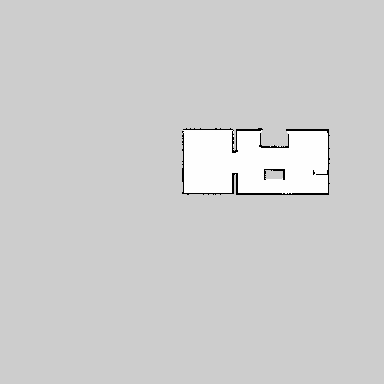
#> input picture navegacion_geometrica/mapas/exploration/mapa_escenario1.pgm, 384 x 384 px
$ python generate_semantic_results.py
#> lines starting #> are read from the running program, lines starting #| are printed output that depends on the picture; after the words box and inside, x2 and y2 are one past the last pixel; in counts of white or black regions, pixels touching at a corner belong together
### navegacion_semantica/semantic_enricher.py
#!/usr/bin/env python3
"""
Semantic Enricher — Enriquecimiento semantico de grafos topologicos.

Procesa los grafos JSON de los 4 entornos, clasifica cada nodo por tipo
de region (room/corridor/junction/narrow) usando ray-casting sobre el
mapa PGM, y genera:

  - <entorno>_semantico.json     Grafo enriquecido
  - resultados/<entorno>_semantico.png  Visualizacion coloreada

Uso:
    # Generar todos los entornos de una vez
    python3 semantic_enricher.py

    # Solo un entorno
    python3 semantic_enricher.py escenario2
"""

import os
import sys
import json
import cv2
import numpy as np
import yaml

# Añadir carpeta navegacion_semantica al path para importar semantic_integration
_SCRIPT_DIR = os.path.dirname(os.path.abspath(__file__))
sys.path.insert(0, _SCRIPT_DIR)

from semantic_integration import (
    SemanticTopologicalIntegration,
    REGION_COLORS,
    TRAVERSAL_COST,
)

# ---------------------------------------------------------------------------
# Rutas relativas al workspace
# ---------------------------------------------------------------------------

_WS = os.path.abspath(os.path.join(_SCRIPT_DIR, '..'))  # robots_moviles/

TOPO_GRAFOS_DIR = os.path.join(_WS, 'navegacion_topologica', 'mapas', 'grafos')
GEO_MAPAS_DIR   = os.path.join(_WS, 'navegacion_geometrica', 'mapas', 'exploration')
OUT_DIR         = os.path.join(_SCRIPT_DIR, 'resultados')

ENTORNOS = {
    'escenario1': {
        'grafo': os.path.join(TOPO_GRAFOS_DIR, 'escenario1_grafo.json'),
        'pgm':   os.path.join(GEO_MAPAS_DIR,   'mapa_escenario1.pgm'),
        'yaml':  os.path.join(GEO_MAPAS_DIR,   'mapa_escenario1.yaml'),
    },
    'escenario2': {
        'grafo': os.path.join(TOPO_GRAFOS_DIR, 'escenario2_grafo.json'),
        'pgm':   os.path.join(GEO_MAPAS_DIR,   'mapa_escenario2.pgm'),
        'yaml':  os.path.join(GEO_MAPAS_DIR,   'mapa_escenario2.yaml'),
    },
    'escenario3': {
        'grafo': os.path.join(TOPO_GRAFOS_DIR, 'escenario3_grafo.json'),
        'pgm':   os.path.join(GEO_MAPAS_DIR,   'mapa_escenario3.pgm'),
        'yaml':  os.path.join(GEO_MAPAS_DIR,   'mapa_escenario3.yaml'),
    },
    'estudio': {
        'grafo': os.path.join(TOPO_GRAFOS_DIR, 'estudio_grafo.json'),
        'pgm':   os.path.join(GEO_MAPAS_DIR,   'mapa_estudio.pgm'),
        'yaml':  os.path.join(GEO_MAPAS_DIR,   'mapa_estudio.yaml'),
    },
}


# ---------------------------------------------------------------------------
# Visualizacion
# ---------------------------------------------------------------------------

# [87 lines left out: functions _draw_semantic_map, _print_comparison, not called in this run]


# ---------------------------------------------------------------------------
# Pipeline por entorno
# ---------------------------------------------------------------------------

def enrich_entorno(name: str, paths: dict) -> dict:
    """
    Enriquece el grafo de un entorno y guarda los resultados.

    Returns:
        El grafo enriquecido como diccionario.
    """
#> pass 2 of the loop in main, `for name, paths in ENTORNOS.items():`:
#> pass 3 of the loop in main, `for name, paths in ENTORNOS.items():`:
#> the loop made 4 passes; the first 3 are shown
    print(f"\n{'='*60}")
    print(f"Procesando: {name}")
    print(f"{'='*60}")

    grafo_path = paths['grafo']
    pgm_path   = paths['pgm']

    if not os.path.exists(grafo_path):
        print(f"  [SKIP] Grafo no encontrado: {grafo_path}")
        return {}

    if not os.path.exists(pgm_path):
        print(f"  [WARN] PGM no encontrado: {pgm_path} — usando solo distance_to_wall")
        pgm_path = None

    # Enriquecer
    integrator = SemanticTopologicalIntegration(grafo_path, pgm_path)
    integrator.print_semantic_analysis()
    _print_comparison(integrator.topo_graph, name)

    # Guardar grafo enriquecido junto a los originales
    out_grafo = grafo_path.replace('.json', '_semantico.json')
    integrator.save_enriched_graph(out_grafo)

    # Imagen de visualizacion
    out_img = os.path.join(OUT_DIR, f"{name}_semantico.png")
    _draw_semantic_map(integrator.topo_graph, paths.get('pgm', ''),
                       out_img, name)

    return integrator.topo_graph


# ---------------------------------------------------------------------------
# Main
# ---------------------------------------------------------------------------

# [44 lines left out: function main, not called in this run]


# [2 lines that do not run on import are left out]

### navegacion_semantica/generate_semantic_results.py
#!/usr/bin/env python3
"""
Generador de Resultados para la Memoria — Navegacion Semantica.

Genera sin ROS todas las figuras y estadisticas para la memoria:
  1. Imagenes de los 4 entornos coloreadas por tipo semantico
  2. Pipeline de comparacion (ruta topologica vs. semantica) por entorno
  3. Tabla resumen global en Markdown

Uso:
    python3 generate_semantic_results.py
"""

import os
import sys
import json
import cv2
import numpy as np

_SCRIPT_DIR = os.path.dirname(os.path.abspath(__file__))
sys.path.insert(0, _SCRIPT_DIR)

from semantic_integration  import SemanticTopologicalIntegration, REGION_COLORS
from semantic_enricher     import ENTORNOS, OUT_DIR, enrich_entorno
from semantic_path_planner import SemanticPathPlanner

_WS         = os.path.abspath(os.path.join(_SCRIPT_DIR, '..'))
TOPO_GRAFOS = os.path.join(_WS, 'navegacion_topologica', 'mapas', 'grafos')
RESULTS_DIR = OUT_DIR   # navegacion_semantica/resultados/


# ---------------------------------------------------------------------------
# Figura 1: Imagen semantica comparada con imagen topologica
# ---------------------------------------------------------------------------

def generar_figura_pipeline(entorno_name: str, paths: dict) -> str:
    """
    Genera figura 3-paneles:
      Panel izquierdo:  Mapa original (PGM)
      Panel central:    Mapa topologico (grafo sin semantica)
      Panel derecho:    Mapa semantico (grafo con colores de region)

    Returns:
        Ruta a la imagen generada.
    """
#> called with entorno_name = 'escenario1'
    pgm = paths.get('pgm', '')
    img_orig = cv2.imread(pgm) if pgm and os.path.exists(pgm) else None
#> img_orig is the input picture: shape (384, 384, 3); min 0, max 254, mean 206.4

    sem_path = os.path.join(RESULTS_DIR, f"{entorno_name}_semantico.png")
    img_sem  = cv2.imread(sem_path) if os.path.exists(sem_path) else None

    # Fallback a imagen en blanco si no existen
    h = 384
    blank = np.full((h, h, 3), 200, dtype=np.uint8)

    panels = [
        img_orig if img_orig is not None else blank,
        img_sem  if img_sem  is not None else blank,
    ]

    # Escalar al mismo alto
    target_h = max(p.shape[0] for p in panels)
#> target_h = 384
    resized = []
    for p in panels:
        scale = target_h / p.shape[0]
        new_w = int(p.shape[1] * scale)
        resized.append(cv2.resize(p, (new_w, target_h)))
#> this loop made 2 passes
#> (scale, new_w) on passes 1 to 2: (1, 384), (1, 384)
#> after the loop, resized = 2 items

    # Poner etiquetas
    labels = ['Mapa geometrico', 'Mapa semantico-topologico']
    for img, lbl in zip(resized, labels):
        cv2.putText(img, lbl, (6, 18),
                    cv2.FONT_HERSHEY_SIMPLEX, 0.5, (0, 0, 0), 1)
#> this loop made 2 passes
#> lbl on passes 1 to 2: 'Mapa geometrico', 'Mapa semantico-topologico'

    # Separador vertical blanco
    sep = np.full((target_h, 6, 3), 255, dtype=np.uint8)
    combined = np.hstack([resized[0], sep, resized[1]])
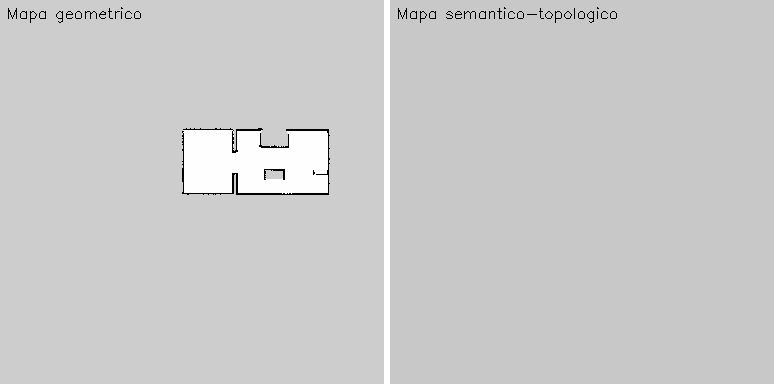
#> combined: shape (384, 774, 3); min 0, max 255, mean 203.1

    # Titulo
    title_h = 28
    title_bar = np.full((title_h, combined.shape[1], 3), 240, dtype=np.uint8)
    cv2.putText(title_bar,
                f"Pipeline semantico: {entorno_name}",
                (8, 20), cv2.FONT_HERSHEY_SIMPLEX, 0.6, (0, 0, 0), 1)
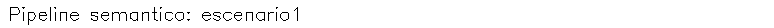
#> title_bar: shape (28, 774, 3); values 0 (black) and 240 (white), 97.1% white; black in thin lines or dots, all inside (x1, y1, x2, y2) = (10, 7, 298, 25)
    combined = np.vstack([title_bar, combined])
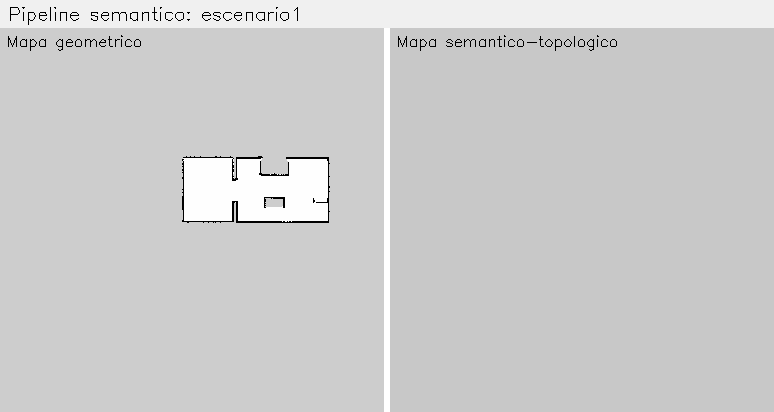
#> combined: shape (412, 774, 3); min 0, max 255, mean 205.1

    out = os.path.join(RESULTS_DIR, f"{entorno_name}_pipeline_semantico.png")
    cv2.imwrite(out, combined)
    print(f"  Pipeline guardado: {out}")
    return out


# ---------------------------------------------------------------------------
# Figura 2: Comparacion de rutas (topologica vs semantica)
# ---------------------------------------------------------------------------

def _draw_path_on_map(base_img: np.ndarray, graph: dict,
                      path_ids: list, color: tuple, thickness: int = 2):
    """Dibuja un camino (lista de IDs) sobre una imagen."""
    nodes = {n['id']: n for n in graph['nodes']}
    for i in range(len(path_ids) - 1):
        n1 = nodes[path_ids[i]]
        n2 = nodes[path_ids[i + 1]]
        p1 = (n1['x_pixel'], n1['y_pixel'])
        p2 = (n2['x_pixel'], n2['y_pixel'])
        cv2.line(base_img, p1, p2, color, thickness)
    # Marcar inicio y fin
    if path_ids:
        n_ini = nodes[path_ids[0]]
        n_fin = nodes[path_ids[-1]]
        cv2.circle(base_img, (n_ini['x_pixel'], n_ini['y_pixel']), 7, (0, 200, 0), -1)
        cv2.circle(base_img, (n_fin['x_pixel'], n_fin['y_pixel']), 7, (0, 0, 200), -1)


def generar_figura_comparacion(entorno_name: str, paths: dict,
                                start_id: int, goal_id: int) -> str:
    """
    Genera figura de 2 paneles mostrando ruta topologica (azul)
    y ruta semantica (roja) sobre el mapa del entorno.

    Returns:
        Ruta a la imagen generada.
    """
    sem_grafo_path = paths['grafo'].replace('.json', '_semantico.json')
    if not os.path.exists(sem_grafo_path):
        print(f"  [SKIP comparacion] Grafo semantico no encontrado: {sem_grafo_path}")
        return ""

    planner = SemanticPathPlanner(sem_grafo_path)

    with open(sem_grafo_path) as f:
        graph = json.load(f)

    path_topo = planner.plan_path(start_id, goal_id)
    path_sem  = planner.plan_path_semantic(start_id, goal_id)

    pgm = paths.get('pgm', '')
    base = cv2.imread(pgm) if pgm and os.path.exists(pgm) else \
           np.full((384, 384, 3), 200, dtype=np.uint8)

    img_topo = base.copy()
    img_sem  = base.copy()

    # Dibujar nodos semanticos en ambos paneles
    nodes = {n['id']: n for n in graph['nodes']}
    for node in graph['nodes']:
        x, y = node['x_pixel'], node['y_pixel']
        sem = node.get('semantic', {})
        color = REGION_COLORS.get(sem.get('region_type', 'unknown'), (160, 160, 160))
        cv2.circle(img_topo, (x, y), 5, color, -1)
        cv2.circle(img_topo, (x, y), 5, (0,0,0), 1)
        cv2.circle(img_sem,  (x, y), 5, color, -1)
        cv2.circle(img_sem,  (x, y), 5, (0,0,0), 1)
        cv2.putText(img_topo, str(node['id']), (x+6, y-3),
                    cv2.FONT_HERSHEY_SIMPLEX, 0.32, (0,0,0), 1)
        cv2.putText(img_sem,  str(node['id']), (x+6, y-3),
                    cv2.FONT_HERSHEY_SIMPLEX, 0.32, (0,0,0), 1)

    # Rutas
    if path_topo:
        _draw_path_on_map(img_topo, graph, path_topo, (220, 50, 0), 3)  # azul
    if path_sem:
        _draw_path_on_map(img_sem,  graph, path_sem,  (0, 50, 220), 3)  # rojo

    # Etiquetas
    res  = graph['metadata'].get('resolution_m_per_pixel', 0.05)
    dist_t = planner.get_path_distance(path_topo) * res if path_topo else 0
    dist_s = planner.get_path_distance(path_sem)  * res if path_sem  else 0
    cv2.putText(img_topo, f"Topologica: {path_topo} ({dist_t:.2f}m)",
                (4, 16), cv2.FONT_HERSHEY_SIMPLEX, 0.38, (0,0,0), 1)
    cv2.putText(img_sem,  f"Semantica: {path_sem} ({dist_s:.2f}m)",
                (4, 16), cv2.FONT_HERSHEY_SIMPLEX, 0.38, (0,0,0), 1)

    sep = np.full((img_topo.shape[0], 6, 3), 255, dtype=np.uint8)
    combined = np.hstack([img_topo, sep, img_sem])
    title_bar = np.full((28, combined.shape[1], 3), 240, dtype=np.uint8)
    cv2.putText(title_bar,
                f"Rutas {entorno_name}: Nodo {start_id} -> {goal_id}",
                (8, 20), cv2.FONT_HERSHEY_SIMPLEX, 0.55, (0,0,0), 1)
    combined = np.vstack([title_bar, combined])

    out = os.path.join(RESULTS_DIR, f"{entorno_name}_comparacion_rutas.png")
    cv2.imwrite(out, combined)
    print(f"  Comparacion rutas guardada: {out}")
    return out


# ---------------------------------------------------------------------------
# Tabla Markdown para la memoria
# ---------------------------------------------------------------------------

def generar_tabla_markdown(stats_por_entorno: dict) -> str:
    """Genera tabla Markdown para incluir en la memoria."""
    lines = [
        "## Resultados de Clasificacion Semantica\n",
        "| Entorno | Nodos | Rooms | Corredores | Junctions | Estrechos | Costo medio |",
        "|---------|------:|------:|-----------:|----------:|----------:|------------:|",
    ]
    for name, stats in stats_por_entorno.items():
        if not stats:
            continue
        lines.append(
            f"| {name:<12} | {stats['total']:>5} | {stats['room']:>5} | "
            f"{stats['corridor']:>10} | {stats['junction']:>9} | "
            f"{stats['narrow']:>9} | {stats['cost_medio']:>11.2f} |"
        )
    return '\n'.join(lines) + '\n'


# ---------------------------------------------------------------------------
# Main
# ---------------------------------------------------------------------------

def main():
    os.makedirs(RESULTS_DIR, exist_ok=True)
    print("=" * 65)
    print("GENERANDO RESULTADOS PARA LA MEMORIA — NAVEGACION SEMANTICA")
    print("=" * 65)

    # PASO 1: Enriquecer grafos (si no existe ya el _semantico.json)
    print("\n[1/3] Enriqueciendo grafos topologicos...")
    grafos = {}
    for name, paths in ENTORNOS.items():
        sem_path = paths['grafo'].replace('.json', '_semantico.json')
        if os.path.exists(sem_path):
            print(f"  {name}: ya existe {os.path.basename(sem_path)}, reutilizando")
            with open(sem_path) as f:
                grafos[name] = json.load(f)
        else:
            grafos[name] = enrich_entorno(name, paths)

    # PASO 2: Figuras de pipeline
    print("\n[2/3] Generando figuras de pipeline...")
    for name, paths in ENTORNOS.items():
        generar_figura_pipeline(name, paths)
#> pass 2 of the loop in main, `for name, paths in ENTORNOS.items():`:
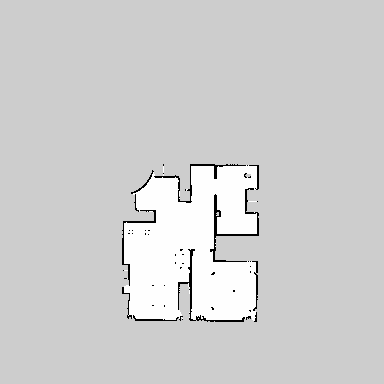
#> input picture navegacion_geometrica/mapas/exploration/mapa_escenario2.pgm, 384 x 384 px
#> in generar_figura_pipeline, img_orig is the input picture: shape (384, 384, 3); min 0, max 254, mean 207.7
#> the loop in generar_figura_pipeline (call 2), `for p in panels:` made 2 passes
#> the loop in generar_figura_pipeline (call 2), `for img, lbl in zip(resized, labels):` made 2 passes
#> in generar_figura_pipeline (call 2), `cv2.putText(title_bar, f"Pipeline semantico: {entorno_name}", (8, 20),..`:
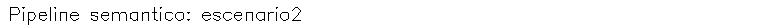
#> title_bar: shape (28, 774, 3); values 0 (black) and 240 (white), 97.1% white; black in thin lines or dots, all inside (x1, y1, x2, y2) = (10, 7, 301, 25)
#> in generar_figura_pipeline (call 2), `combined = np.vstack([title_bar, combined])`:
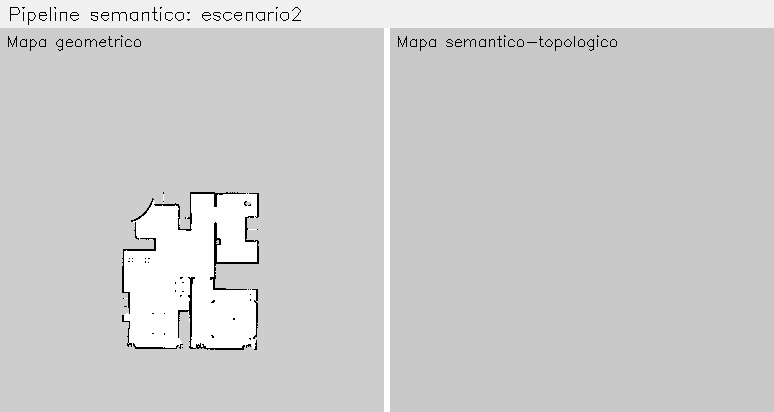
#> combined: shape (412, 774, 3); min 0, max 255, mean 205.7
#> pass 3 of the loop in main, `for name, paths in ENTORNOS.items():`:
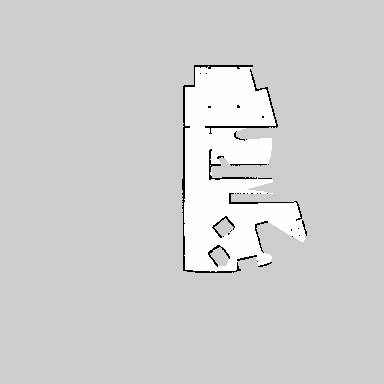
#> input picture navegacion_geometrica/mapas/exploration/mapa_escenario3.pgm, 384 x 384 px
#> in generar_figura_pipeline, img_orig is the input picture: shape (384, 384, 3); min 0, max 254, mean 207.4
#> the loop in generar_figura_pipeline (call 3), `for p in panels:` made 2 passes
#> the loop in generar_figura_pipeline (call 3), `for img, lbl in zip(resized, labels):` made 2 passes
#> in generar_figura_pipeline (call 3), `cv2.putText(title_bar, f"Pipeline semantico: {entorno_name}", (8, 20),..`:
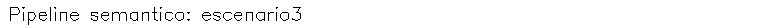
#> title_bar: shape (28, 774, 3); values 0 (black) and 240 (white), 97.1% white; black in thin lines or dots, all inside (x1, y1, x2, y2) = (10, 7, 301, 25)
#> in generar_figura_pipeline (call 3), `combined = np.vstack([title_bar, combined])`:
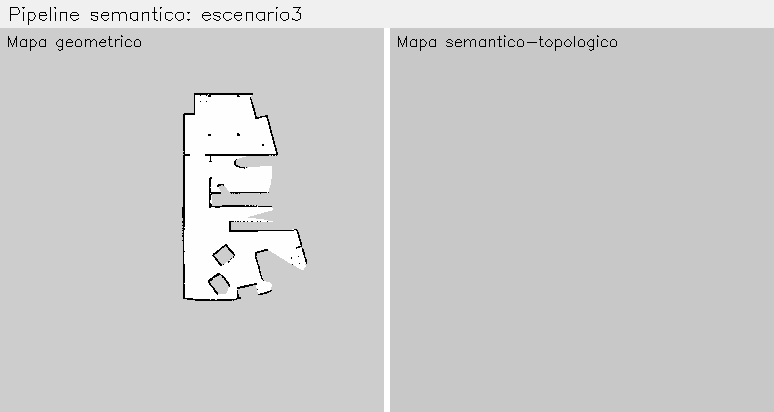
#> combined: shape (412, 774, 3); min 0, max 255, mean 205.6
#> the loop made 4 passes; the first 3 are shown

    # PASO 3: Figuras de comparacion de rutas
    print("\n[3/3] Generando figuras de comparacion de rutas...")
    # Pares inicio-fin representativos por entorno (los mas alejados)
    pares = {
        'escenario1': (0, 2),
        'escenario2': (0, 4),
        'escenario3': (0, 3),
        'estudio':    (4, 3),
    }
#> pares = {'escenario1': (0, 2), 'escenario2': (0, 4), 'escenario3': (0, 3), 'estudio': (4, 3)}
    for name, paths in ENTORNOS.items():
        start, goal = pares.get(name, (0, 1))
#> start = 0; goal = 2
        sem_path = paths['grafo'].replace('.json', '_semantico.json')
        if os.path.exists(sem_path):
            planner = SemanticPathPlanner(sem_path)
            planner.print_comparison(start, goal)
        generar_figura_comparacion(name, paths, start, goal)
#> pass 2 of the loop in main, `for name, paths in ENTORNOS.items():`:
#> goal = 4
#> pass 3 of the loop in main, `for name, paths in ENTORNOS.items():`:
#> goal = 3
#> the loop made 4 passes; the first 3 are shown

    # Tabla markdown
    stats_por_entorno = {}
    for name, graph in grafos.items():
        if not graph:
            continue
        nodes = graph.get('nodes', [])
        tipo_count = {t: 0 for t in ('room', 'corridor', 'junction', 'narrow')}
        costs = []
        for n in nodes:
            t = n.get('semantic', {}).get('region_type', 'unknown')
            if t in tipo_count:
                tipo_count[t] += 1
            costs.append(n.get('semantic', {}).get('traversal_cost', 1.0))
        stats_por_entorno[name] = {
            'total':      len(nodes),
            **tipo_count,
            'cost_medio': sum(costs) / len(costs) if costs else 0,
        }

    tabla = generar_tabla_markdown(stats_por_entorno)
    tabla_path = os.path.join(RESULTS_DIR, 'tabla_resultados.md')
    with open(tabla_path, 'w') as f:
        f.write(tabla)
    print(f"\n  Tabla Markdown: {tabla_path}")
    print("\n" + tabla)

    print("=" * 65)
    print(f"Resultados guardados en: {RESULTS_DIR}")
    print("=" * 65)


if __name__ == '__main__':
    main()
